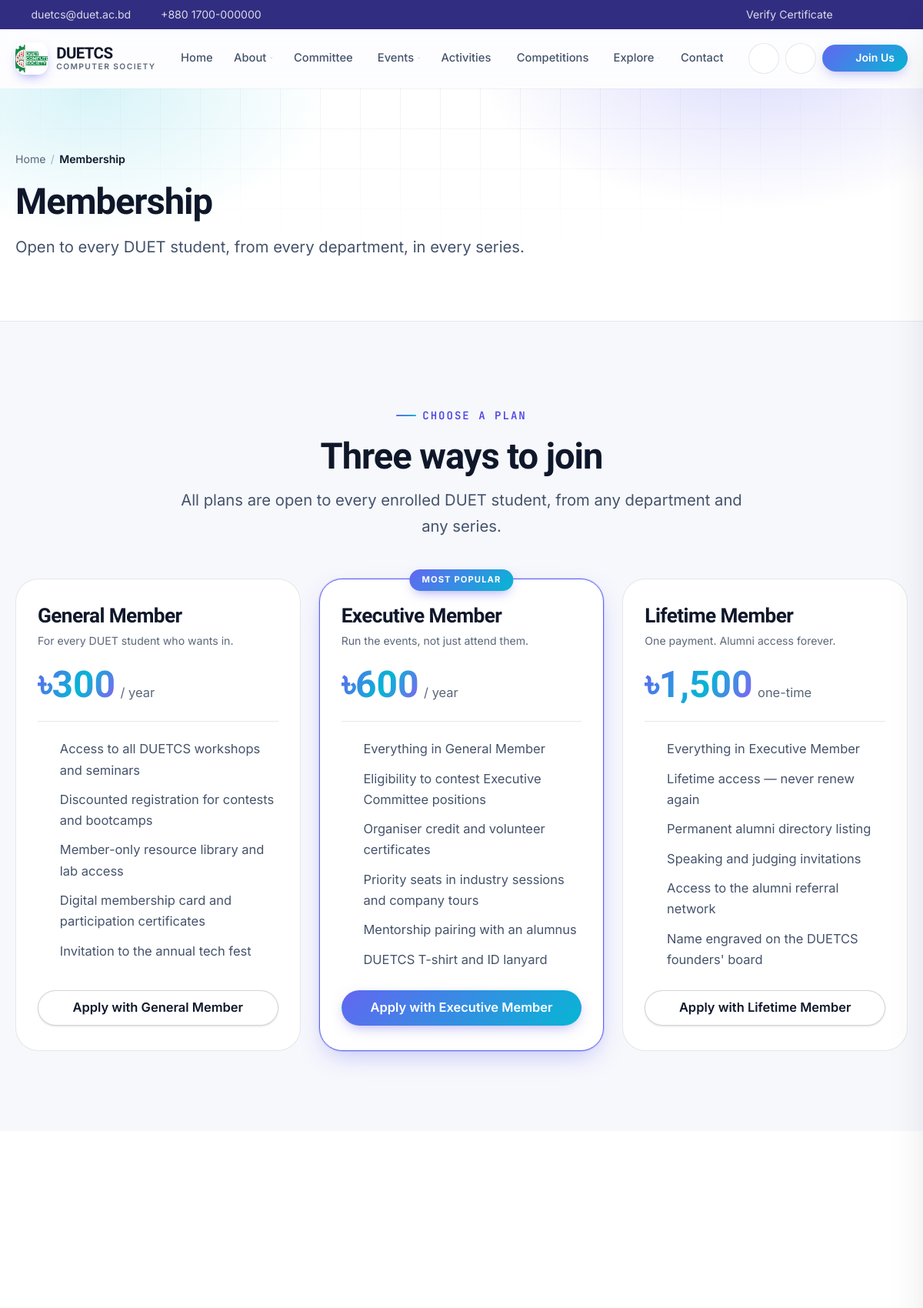
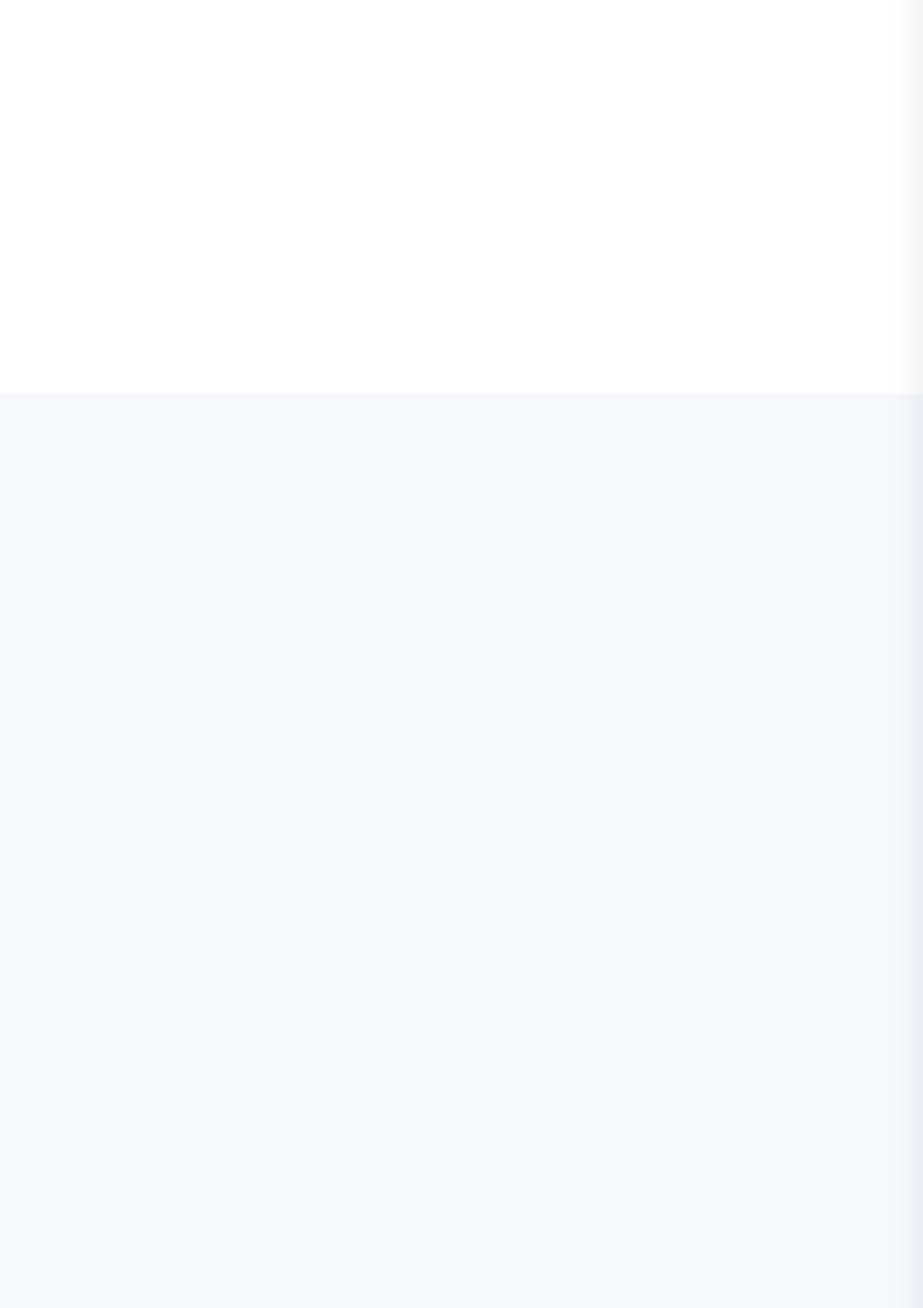
Page /index.php?p=membership (upper part) on the committed database (2 pictures, top to bottom).
### tables this page shows
CREATE TABLE membership_plans (
  id              INT UNSIGNED NOT NULL AUTO_INCREMENT,
  name            VARCHAR(80)  NOT NULL,
  slug            VARCHAR(80)  NOT NULL,
  fee             DECIMAL(10,2) NOT NULL DEFAULT 0,
  duration_months INT NOT NULL DEFAULT 12,           
  tagline         VARCHAR(160) DEFAULT NULL,
  benefits        TEXT,                              
  is_featured     TINYINT(1) NOT NULL DEFAULT 0,
  is_active       TINYINT(1) NOT NULL DEFAULT 1,
  sort_order      INT NOT NULL DEFAULT 0,
  PRIMARY KEY (id),
  UNIQUE KEY uq_plan_slug (slug)
);

### index.php (called while the page is built, shortened)
<?php
require __DIR__ . '/config/database.php';
require __DIR__ . '/app/helpers.php';
require __DIR__ . '/app/components.php';
$raw   = (string) ($_GET['p'] ?? '');
$raw   = preg_replace('#[^A-Za-z0-9/_\-]#', '', $raw);
$route = trim($raw, '/');
$segments   = $route === '' ? [] : explode('/', $route);
$controller = $segments[0] ?? '';
$routes = [
    'home'         => 'home',
    'about'        => 'about',
    'committee'    => 'committee',
    'events'       => 'events',
    'event'        => 'events',
    'activities'   => 'activities',
    'activity'     => 'activities',
    'competitions' => 'competitions',
    'competition'  => 'competitions',
    'projects'     => 'projects',
    'project'      => 'projects',
    'blog'         => 'blog',
    'gallery'      => 'gallery',
    'resources'    => 'resources',
    'membership'   => 'membership',
    'certificates' => 'certificates',
    'contact'      => 'contact',
    'search'       => 'search',
    'login'        => 'account',
    'register'     => 'account',
    'logout'       => 'account',
    'dashboard'    => 'account',
    'profile'      => 'account',
    'admin'        => 'admin',
];
$file = BASE_PATH . '/app/controllers/' . $routes[$controller] . '.php';
require $file;

### config/database.php (called while the page is built, shortened)
<?php
function db(): PDO
{
    static $pdo = null;
    if ($pdo instanceof PDO) {
        return $pdo;
    }
    $dsn = 'mysql:host=' . DB_HOST . ';port=' . DB_PORT
         . ';dbname=' . DB_NAME . ';charset=' . DB_CHARSET;
    $options = [
        PDO::ATTR_ERRMODE            => PDO::ERRMODE_EXCEPTION,
        PDO::ATTR_DEFAULT_FETCH_MODE => PDO::FETCH_ASSOC,
        PDO::ATTR_EMULATE_PREPARES   => false,
    ];
    try {
        $pdo = new PDO($dsn, DB_USER, DB_PASS, $options);
    } catch (PDOException $e) {
        http_response_code(500);
        $hint = DEBUG ? htmlspecialchars($e->getMessage(), ENT_QUOTES, 'UTF-8') : 'Database unavailable.';
        exit('<div style="font:16px/1.6 system-ui;max-width:640px;margin:80px auto;padding:32px;border:1px solid #e11d48;border-radius:12px">'
           . '<h2 style="margin:0 0 12px">Database connection failed</h2>'
           . '<p style="color:#64748b">' . $hint . '</p>'
           . (DEBUG ? '<p style="color:#64748b">Start MySQL in XAMPP, then import <code>database/schema.sql</code> via phpMyAdmin.</p>' : '')
           . '</div>');
    }
    return $pdo;
}
function q(string $sql, array $params = []): PDOStatement
{
    $stmt = db()->prepare($sql);
    $stmt->execute($params);
    return $stmt;
}
function fetchAll(string $sql, array $params = []): array
{
    return q($sql, $params)->fetchAll();
}

### views/pages/membership.php (the view, shortened to what this page needs)
<section class="section">
  <div class="container">
    <div class="section-head center reveal">
      <span class="eyebrow">Choose a plan</span>
      <h2>Three ways to join</h2>
      <p>All plans are open to every enrolled DUET student, from any department and any series.</p>
    </div>
    <div class="plans">
      <?php foreach ($plans as $plan):
          $benefits = array_filter(array_map('trim', explode("\n", (string) $plan['benefits']))); ?>
        <div class="plan reveal <?= $plan['is_featured'] ? 'is-featured' : '' ?>">
          <h3><?= e($plan['name']) ?></h3>
          <p class="plan-tagline"><?= e($plan['tagline']) ?></p>
          <div class="plan-price">
            <span class="amount"><?= e(taka($plan['fee'])) ?></span>
            <span class="per"><?= $plan['duration_months'] > 0 ? '/ ' . ($plan['duration_months'] === 12 ? 'year' : $plan['duration_months'] . ' months') : 'one-time' ?></span>
          </div>
          <ul class="plan-benefits">
            <?php foreach ($benefits as $b): ?>
              <li><?= icon('check') ?><span><?= e($b) ?></span></li>
            <?php endforeach; ?>
          </ul>
          <a class="btn <?= $plan['is_featured'] ? '' : 'btn-ghost' ?> btn-block" href="<?= url('membership/apply') ?>">
            Apply with <?= e($plan['name']) ?>
          </a>
        </div>
      <?php endforeach; ?>
    </div>
  </div>
</section>
<section class="section section-alt">
  <div class="container">
    <div class="grid grid-4">
    </div>
  </div>
</section>
<section class="section">
  <div class="container">
    <div class="grid grid-3">
    </div>
  </div>
</section>

### app/helpers.php (shortened to what this page needs)
<?php
function e($value): string
{
    return htmlspecialchars((string) ($value ?? ''), ENT_QUOTES | ENT_SUBSTITUTE, 'UTF-8');
}
function url(string $path = ''): string
{
    $path = trim($path, '/');
    if ($path === '') {
        return BASE_URL . '/';
    }
    return PRETTY_URLS
        ? BASE_URL . '/' . $path
        : BASE_URL . '/index.php?p=' . $path;
}
function view(string $template, array $data = []): void
{
    extract($data, EXTR_SKIP);
    $file = BASE_PATH . '/views/' . $template . '.php';
    require $file;
}
function page(string $template, array $data = []): void
{
    require BASE_PATH . '/views/layouts/header.php';
    view('pages/' . $template, $data);
    require BASE_PATH . '/views/layouts/footer.php';
}
function icon(string $name, string $class = 'icon'): string
{
    $body = $p[$name] ?? $p['code'];
    return '<svg class="' . e($class) . '" viewBox="0 0 24 24" fill="none" stroke="currentColor" stroke-width="1.8" '
         . 'stroke-linecap="round" stroke-linejoin="round" aria-hidden="true">' . $body . '</svg>';
}

### rows in the picture
membership_plans: name "General Member", tagline "For every DUET student who wants in.", duration_months "year", benefits "Access to all DUETCS workshops and seminars", benefits "Discounted registration for contests and bootcamps", benefits "Member-only resource library and lab access", benefits "Digital membership card and participation certificates", benefits "Invitation to the annual tech fest"
membership_plans: name "Executive Member", tagline "Run the events, not just attend them.", duration_months "year", benefits "Everything in General Member", benefits "Eligibility to contest Executive Committee positions", benefits "Organiser credit and volunteer certificates", benefits "Priority seats in industry sessions and company tours", benefits "Mentorship pairing with an alumnus", benefits "DUETCS T-shirt and ID lanyard"
membership_plans: name "Lifetime Member", tagline "One payment. Alumni access forever.", duration_months "one-time", benefits "Everything in Executive Member", benefits "Lifetime access — never renew again", benefits "Permanent alumni directory listing", benefits "Speaking and judging invitations", benefits "Access to the alumni referral network", benefits "Name engraved on the DUETCS founders' board"

### other values in the picture
setting('site_email', SITE_EMAIL) "duetcs@duet.ac.bd"
setting('site_phone', SITE_PHONE) "+880 1700-000000"
SITE_SHORT "DUETCS"
$item['label'] "Home"
$item['label'] "About"
$item['label'] "Committee"
$item['label'] "Events"
$item['label'] "Activities"
$item['label'] "Competitions"
$item['label'] "Explore"
$item['label'] "Contact"
$label "Membership"
$title "Membership"
$subtitle "Open to every DUET student, from every department, in every series."
